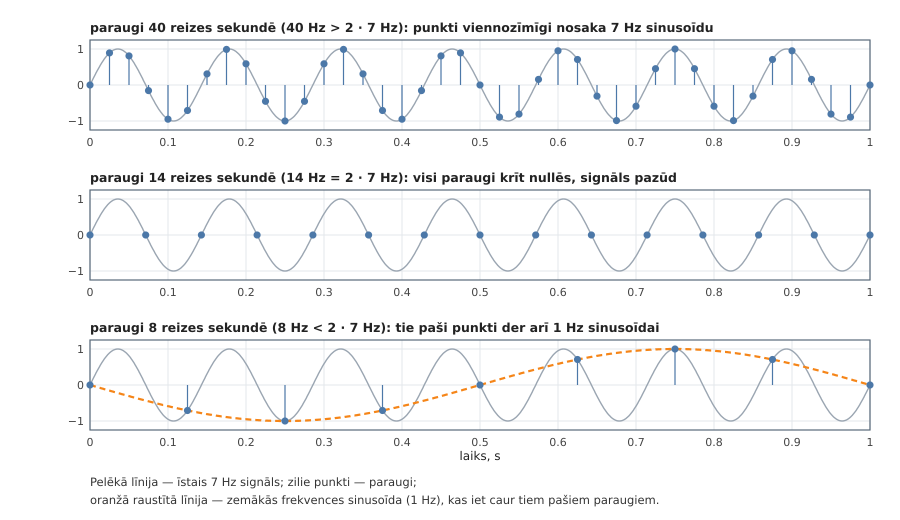

Python code for this plot:
# -*- coding: utf-8 -*-
"""Ģenerē sampling.svg -- sinusoīdas paraugu ņemšana bieži un reti (Naikvista teorēma).

Signāls x(t) = sin(2 pi * 7 t) (7 Hz), t no 0 līdz 1 s. Trīs paraugu ņemšanas ātrumi:
* 40 Hz > 2 * 7 Hz  -- paraugi viennozīmīgi nosaka sinusoīdu;
* 14 Hz = 2 * 7 Hz  -- visi paraugi krīt nullēs: signāls "pazūd";
* 8 Hz  < 2 * 7 Hz  -- tie paši paraugi der arī 1 Hz sinusoīdai (aliasing),
                       jo sin(2 pi 7 n / 8) = -sin(2 pi n / 8).

    python sampling.py
"""

import math
import os
import sys

sys.path.insert(0, os.path.dirname(os.path.abspath(__file__)))
import svgplot as G  # noqa: E402

F = 7.0


def panel(y, fs, title, alias=None):
    p = G.Plot(90, y, 780, 90, (0, 1), (-1.25, 1.25))
    s = p.frame([(k / 10, "%g" % (k / 10)) for k in range(0, 11)], [(-1, "−1"), (0, "0"), (1, "1")])
    ts = [k / 2000 for k in range(2001)]
    s += p.line(ts, [math.sin(2 * math.pi * F * t) for t in ts], G.GRAY, 1.4)
    if alias is not None:
        s += p.line(ts, [alias(t) for t in ts], G.ORANGE, 2.2, "6 4")
    n = int(round(fs))
    for k in range(n + 1):
        t = k / fs
        v = math.sin(2 * math.pi * F * t)
        s += ('<line x1="%.1f" y1="%.1f" x2="%.1f" y2="%.1f" stroke="%s" stroke-width="1.2"/>\n'
              % (p.X(t), p.Y(0), p.X(t), p.Y(v), G.BLUE))
        s += p.dot(t, v, G.BLUE, 3.6)
    s += G.txt(90, y - 8, title, 12.5, G.INK, "start", "bold")
    return s


def build():
    W, H = 900, 520
    s = G.head(W, H, "Paraugu ņemšana bieži un reti")
    s += panel(40, 40, "paraugi 40 reizes sekundē (40 Hz > 2 · 7 Hz): punkti viennozīmīgi nosaka 7 Hz sinusoīdu")
    s += panel(190, 14, "paraugi 14 reizes sekundē (14 Hz = 2 · 7 Hz): visi paraugi krīt nullēs, signāls pazūd")
    s += panel(340, 8, "paraugi 8 reizes sekundē (8 Hz < 2 · 7 Hz): tie paši punkti der arī 1 Hz sinusoīdai",
               alias=lambda t: -math.sin(2 * math.pi * t))
    s += G.txt(480, 460, "laiks, s", 12)
    s += G.txt(90, 486, "Pelēkā līnija — īstais 7 Hz signāls; zilie punkti — paraugi;", 11.5, "#333", "start")
    s += G.txt(90, 504, "oranžā raustītā līnija — zemākās frekvences sinusoīda (1 Hz), kas iet caur tiem "
               "pašiem paraugiem.", 11.5, "#333", "start")
    s += "</svg>\n"
    return s


if __name__ == "__main__":
    G.save(os.path.join(os.path.dirname(os.path.abspath(__file__)), "sampling.svg"), build())
